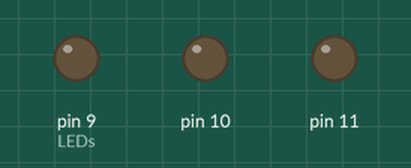
A sketch run on a simulated Arduino Uno, built with avr-gcc and run on an emulated ATmega328P. On the bench: output pins drawn as LEDs (lit = HIGH).

Above: at 0.5 s.
At 1.5 s:
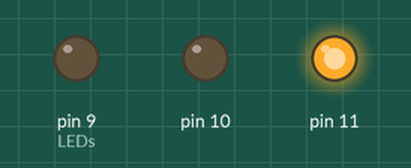
At 3.5 s:
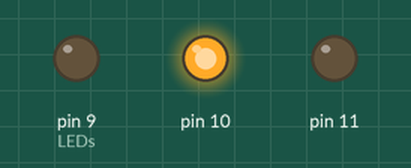
At 5.5 s:
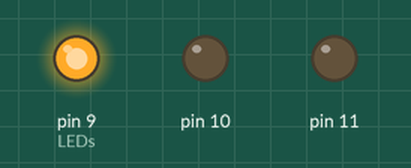
Timing chart, 0 to 6.9 s (numbered marks = the images above):
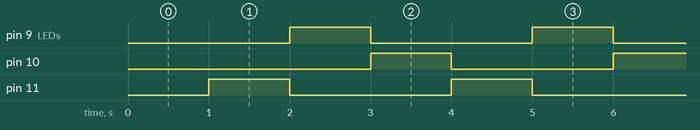

The sketch:

Task1Final.ino
```cpp
#include <avr/io.h> //for tinker cad
//#include <avr/iom328p.h> //for VS code
#include <avr/interrupt.h>

//global variables
uint8_t trafficLightMode = 1;

//timer 1 CTC interrupt
/*
  function: This will update the trafficLightMode variable everytime
  it's called (1s), and turn on and off the appr
      0->1->2->0 Loop
*/

ISR(TIMER1_COMPA_vect) {

  //update the mode by 1 if the count is 0/1
  if (trafficLightMode < 2) {

    trafficLightMode++;

  }

  //else if the mode is 2 reset back to 0
  else {

    trafficLightMode = 0;

  }

  //mode=0 Green on Y&R off, mode=1 Yellow on G&R off, mode=2 Red on Y/G off
  if (trafficLightMode == 0) {

    PORTB |= (1 << PORTB1),  PORTB &= ~(1 << PORTB2) & ~(1 << PORTB3);

  } else if (trafficLightMode == 1) {

    PORTB |= (1 << PORTB2),  PORTB &= ~(1 << PORTB1) & ~(1 << PORTB3);

  } else if (trafficLightMode == 2) {

    PORTB |= (1 << PORTB3),  PORTB &= ~(1 << PORTB1) & ~(1 << PORTB2);

  }

}

//main function
/*
  setting up all the masks and interupts

  Superloop to update the trafficlight
*/
int main(void) {

  cli(); //disable all interrupts during the setup

  //Setup Pins
  DDRB |= (1 << DDB1) | (1 << DDB2) | (1 << DDB3); //Output pins: LEDs, B1(pin D9) green | B2(pin D10) yellow | B3(pin D11) red

  //Setup CTC CompareMatch with OCR1A Interrupt on timer 1
  TCCR1B |= (1 << WGM12) | (1 << CS12) | (1 << CS10);   //enable CTC mode on timer/counter 1 | set prescaler to 1024
  TIMSK1 |= (1 << OCIE1A);                              //enable interrupt on compare match OCR1A
  OCR1A = 15625;                                        //Setting top of CTC mode to 1second
  TCNT1 = 0;                                            //inticiate timer 1 to 0

  sei(); //enable all interrupt

  //superloop
  while (1) {

  }
}
```

Measured:
- by itself, pin 9 (LEDs), pin 10, pin 11: alternates HIGH for 1.0 s and LOW for 2.0 s
- by itself, everything shown: repeats every 3.0 s, in 3 steps
